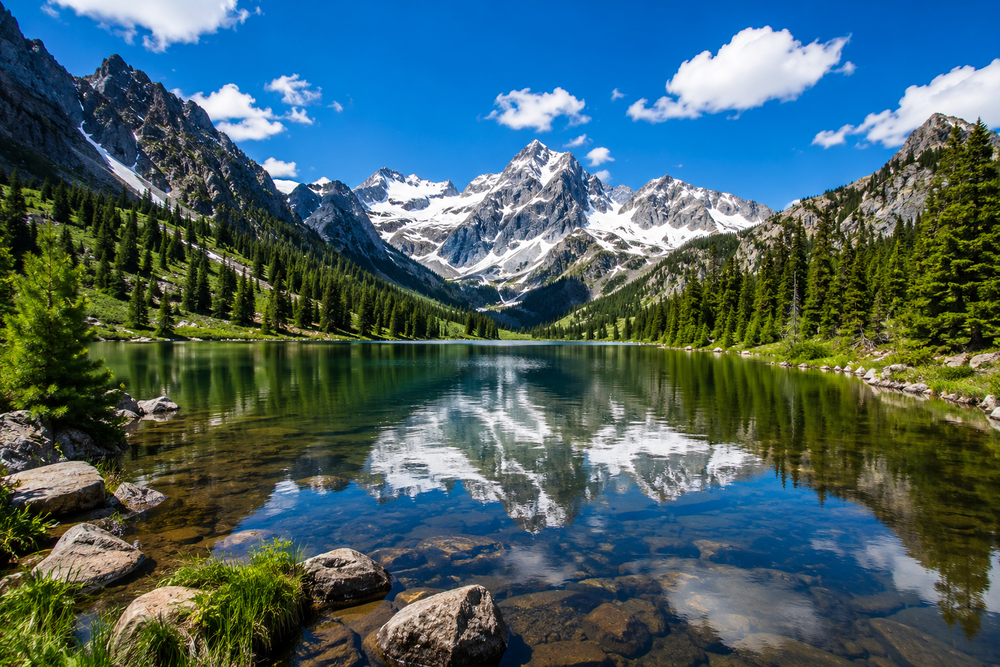
#> input picture mountains.png, 1000 x 667 px, shrunk from 1536 x 1024 before the run
$ jupyter execute EXP5_DIPT.ipynb   (older library calls are emulated)
#> lines starting #> are read from the running program, lines starting #| are printed output that depends on the picture
## EXP 5

## Record-Implementation of Filters

### Name: Amirtha Varshini M
### Register Number: 212224230017

[cell 1]
import cv2
import matplotlib.pyplot as plt
import numpy as np

[cell 2]
image1=cv2.imread("mountains.png")
#> image1 is the input picture: shape (667, 1000, 3); mean B, G, R 100.7, 97, 69.8
image2=cv2.cvtColor(image1,cv2.COLOR_BGR2RGB)
kernel=np.ones((11,11),np.float32)/169
image3=cv2.filter2D(image2,-1,kernel)
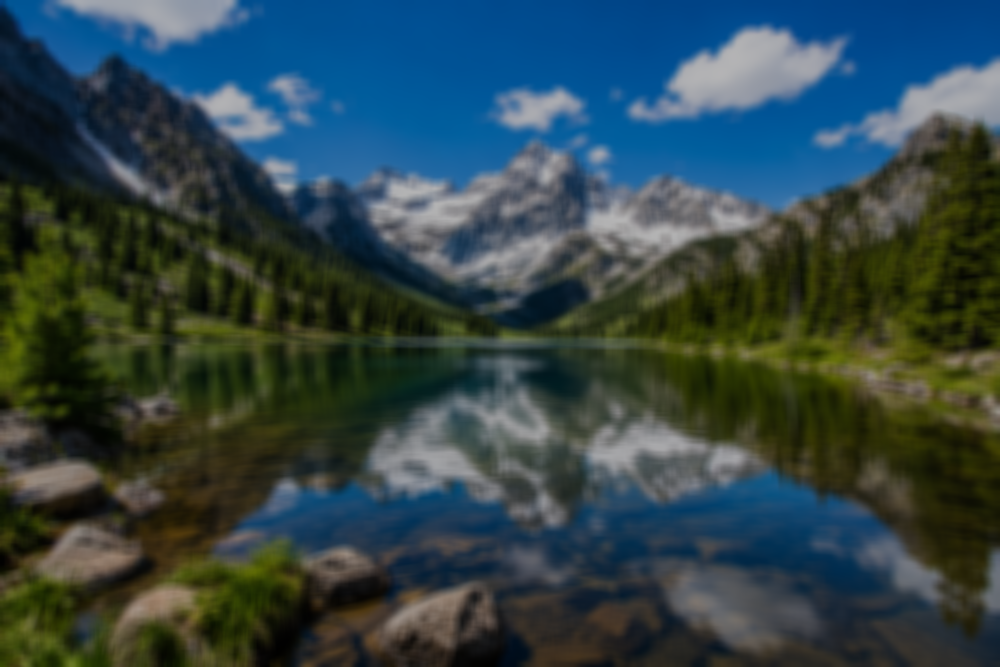
#> image3: shape (667, 1000, 3); mean R, G, B 49.9, 69.4, 72.1

[cell 3]
plt.figure(figsize=(9,9))
plt.subplot(1,2,1)
plt.imshow(image2)
plt.title("Original Image")
plt.axis("off")
plt.subplot(1,2,2)
plt.imshow(image3)
plt.title("Average Filter Image")
plt.axis("off")
plt.show()
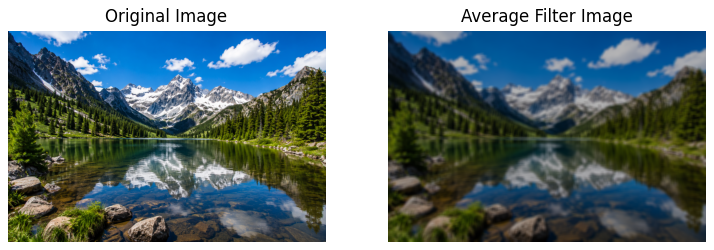
#> figure drawn by matplotlib, 2 panels

[cell 4]
kernel1=np.array([[1,2,1],[2,4,2],[1,2,1]])/16
image2=cv2.cvtColor(image1,cv2.COLOR_BGR2RGB)
image3=cv2.filter2D(image2,-1,kernel1)

[cell 5]
plt.subplot(1,2,1)
plt.imshow(image2)
plt.title("Original Image")
plt.axis("off")
plt.subplot(1,2,2)
plt.imshow(image3)
plt.title("Weighted Average Filter Image")
plt.axis("off")
plt.show()
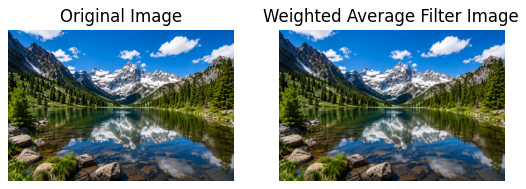
#> figure drawn by matplotlib, 2 panels

[cell 6]
gaussian_blur=cv2.GaussianBlur(image2,(33,33),0,0)
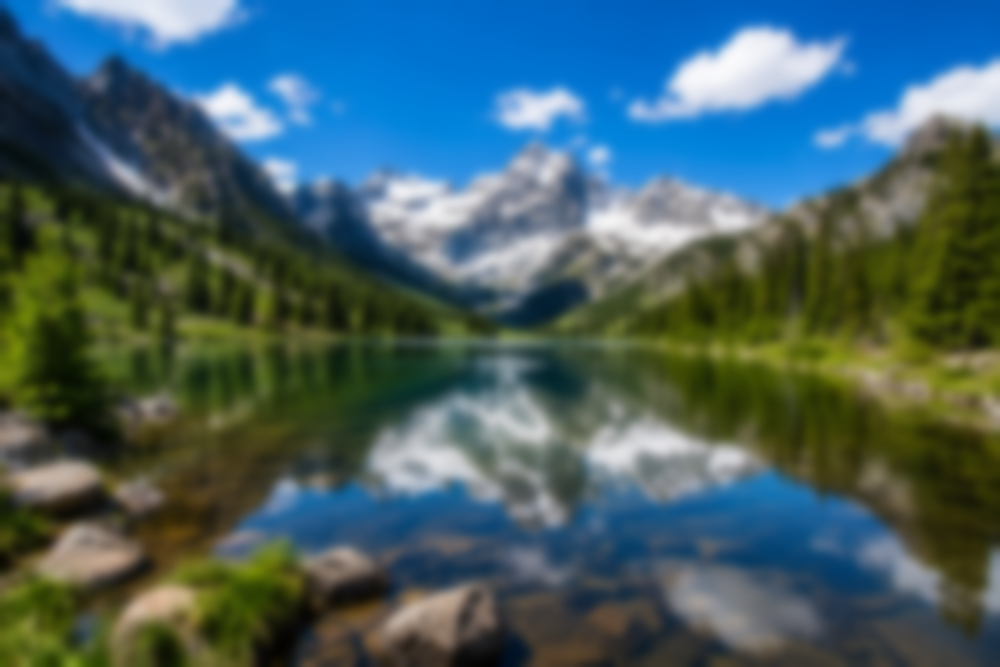
#> gaussian_blur: shape (667, 1000, 3); mean R, G, B 69.7, 97, 100.7

[cell 7]
plt.subplot(1,2,1)
plt.imshow(image2)
plt.title("Original Image")
plt.axis("off")
plt.subplot(1,2,2)
plt.imshow(gaussian_blur)
plt.title("Gaussian Blur")
plt.axis("off")
plt.show()

[cell 8]
median=cv2.medianBlur(image2,13)
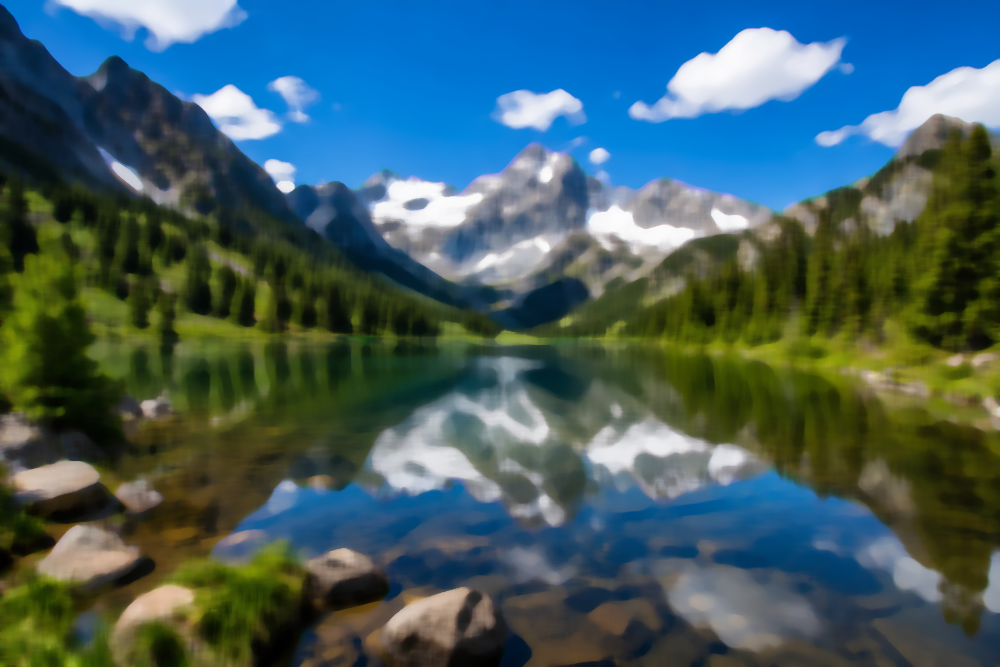
#> median: shape (667, 1000, 3); mean R, G, B 67.2, 94.9, 98.3
plt.figure(figsize=(9,9))
plt.subplot(1,2,1)
plt.imshow(image2)
plt.title("Original Image")
plt.axis("off")
plt.subplot(1,2,2)
plt.imshow(median)
plt.title("Median Blur")
plt.axis("off")
plt.show()

[cell 9]
kernel2=np.array([[-1,-1,-1],[2,-2,1],[2,1,-1]])
image3=cv2.filter2D(image2,-1,kernel2)
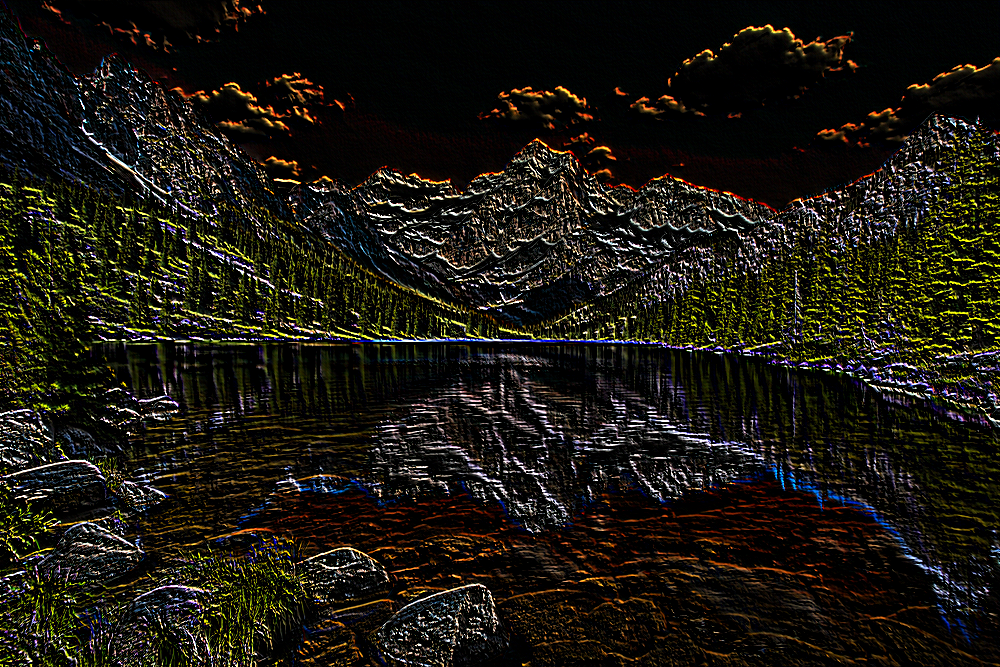
#> image3: shape (667, 1000, 3); mean R, G, B 27.2, 24.2, 16.6
plt.subplot(1,2,1)
plt.imshow(image2)
plt.title("Original Image")
plt.axis("off")
plt.subplot(1,2,2)
plt.imshow(image3)
plt.title("Laplacian Kernel")
plt.axis("off")
plt.show()

[cell 10]
laplacian=cv2.Laplacian(image2,cv2.CV_64F)
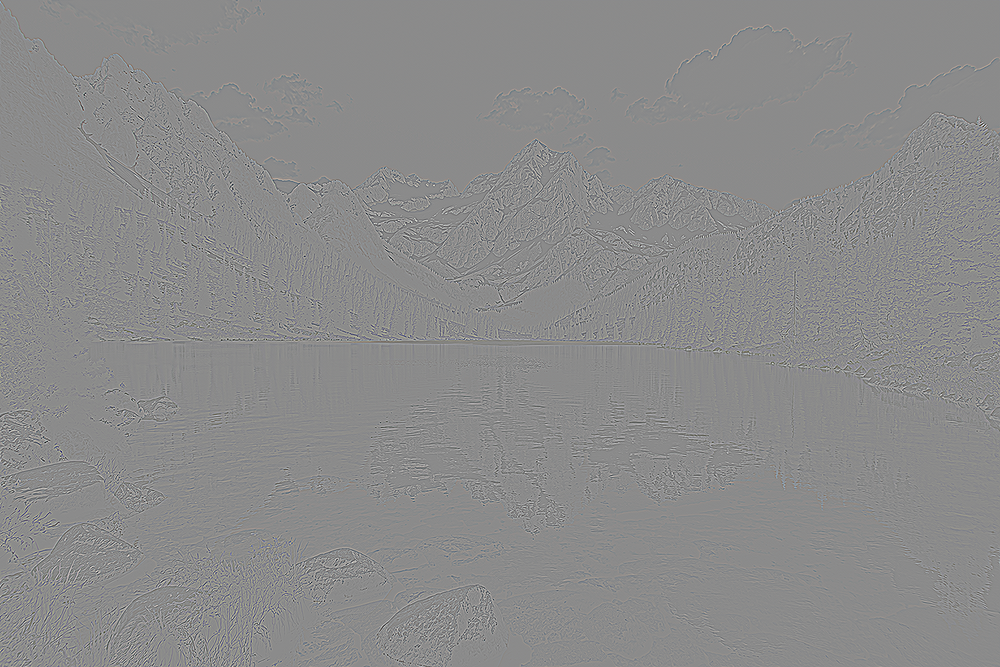
#> laplacian: shape (667, 1000, 3) float64; mean R, G, B 0, 0, 0; drawn with min black and max white
plt.subplot(1,2,1)
plt.imshow(image2)
plt.title("Original Image")
plt.axis("off")
plt.subplot(1,2,2)
plt.imshow(laplacian)
plt.title("Laplacian Operator")
plt.axis("off")
plt.show()
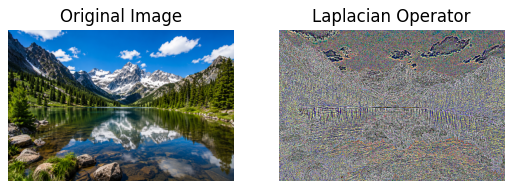
#> figure drawn by matplotlib, 2 panels
